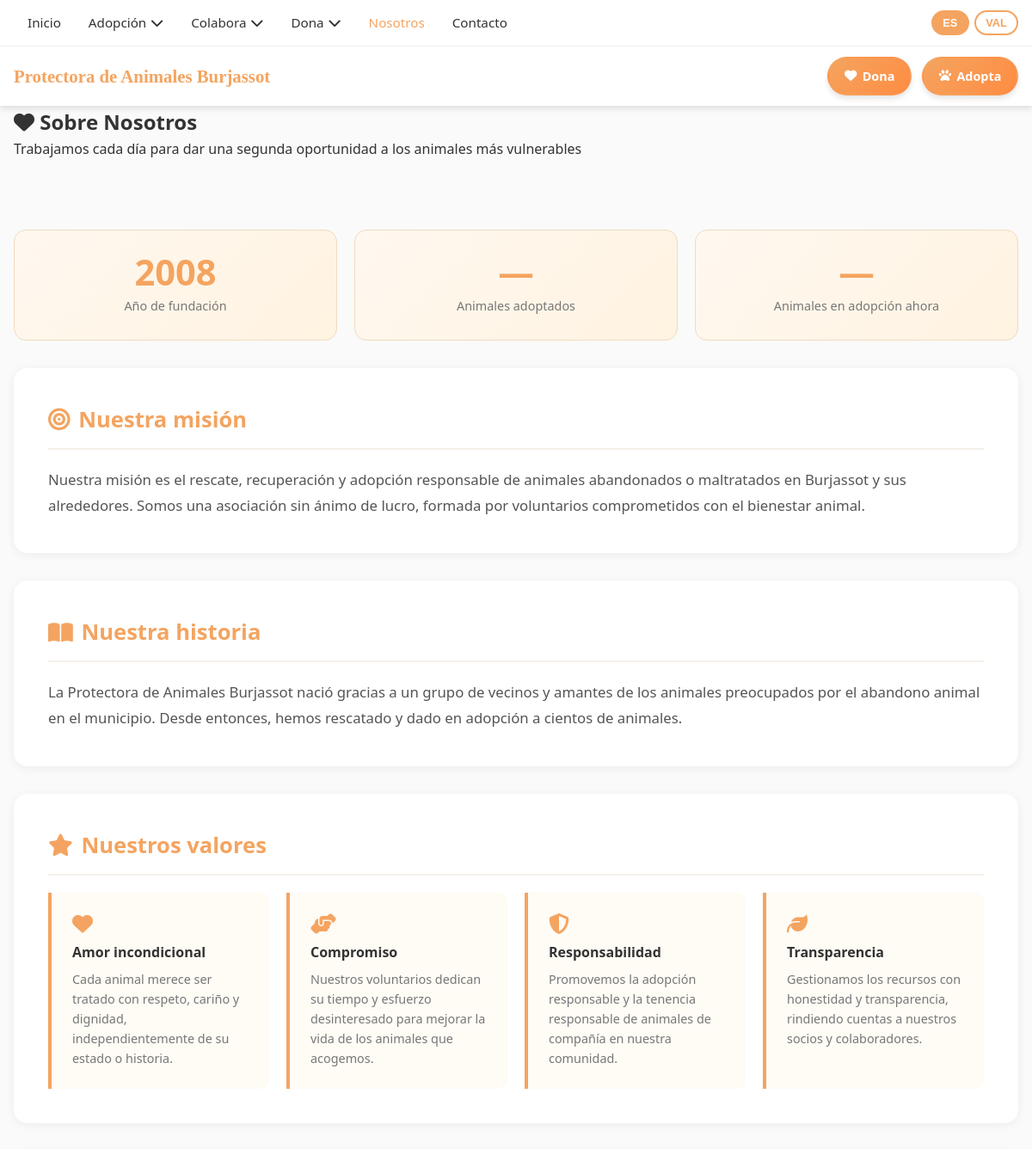
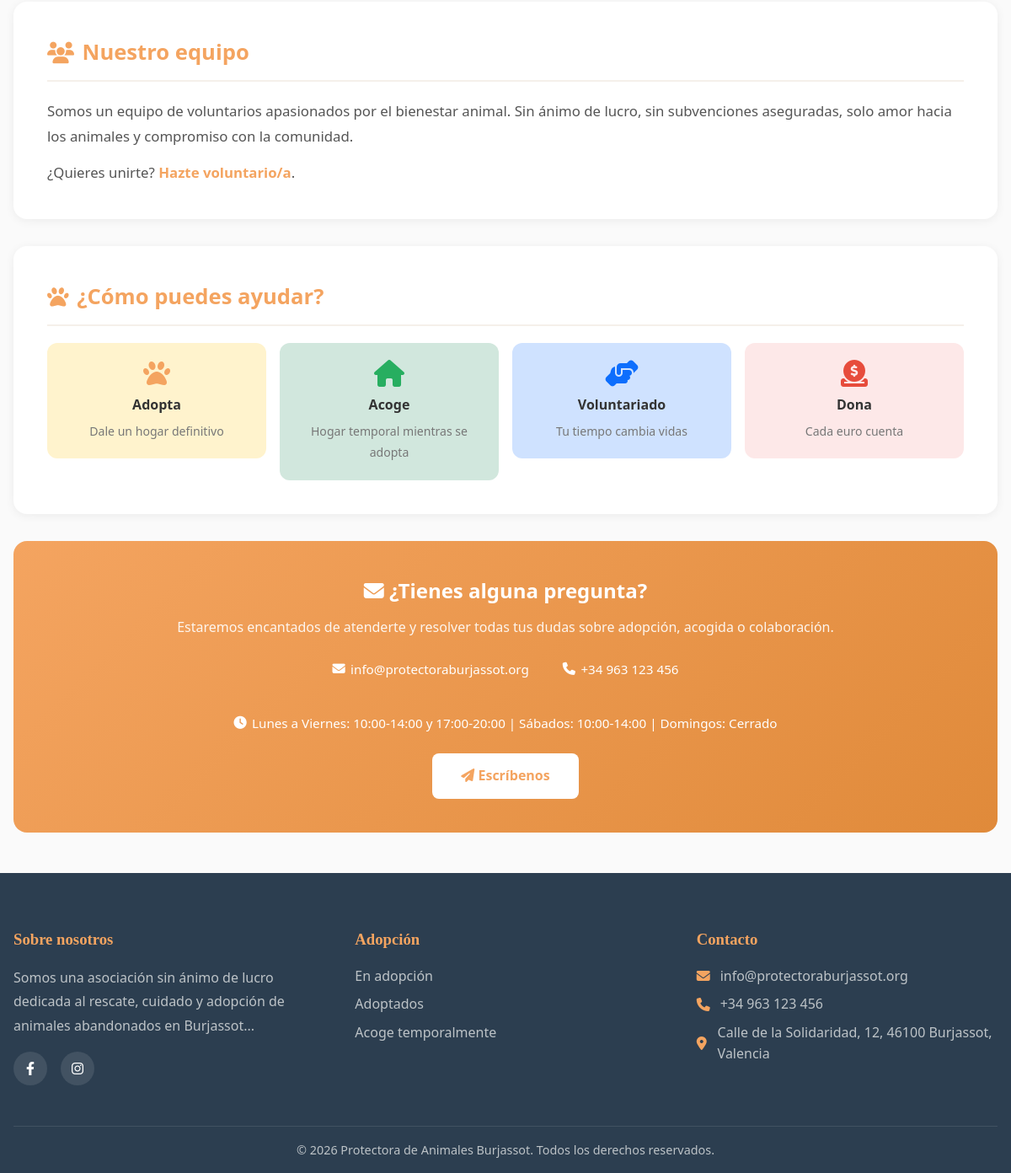
The page /nosotros on the database its author committed (2 pictures, top to bottom).
### tables this page shows
CREATE TABLE site_settings (
                key TEXT PRIMARY KEY,
                value TEXT,
                updated_at TIMESTAMP DEFAULT CURRENT_TIMESTAMP
            );

### admin/app.py (the view)
@app.route('/nosotros')
def public_nosotros():
    db = get_db()
    settings = {r['key']: r['value'] for r in db.execute('SELECT key, value FROM site_settings').fetchall()}
    return render_template('nosotros.html', settings=settings)

### admin/templates/nosotros.html (shortened to what this page needs)
<!DOCTYPE html>
<html lang="es">
<head>
    <link rel="stylesheet" href="/css/styles.css">
    <link rel="stylesheet" href="https://cdnjs.cloudflare.com/ajax/libs/font-awesome/6.4.0/css/all.min.css">
</head>
<body>
    <header class="header">
        <div class="header-topbar">
            <div class="container">
                <nav class="main-nav">
                    <ul>
                        <li><a href="/">Inicio</a></li>
                        <li class="dropdown">
                            <a href="/pages/adopcion.html">Adopción <i class="fas fa-chevron-down"></i></a>
                        </li>
                        <li class="dropdown">
                            <a href="/pages/colabora.html">Colabora <i class="fas fa-chevron-down"></i></a>
                        </li>
                        <li class="dropdown">
                            <a href="/pages/dona.html">Dona <i class="fas fa-chevron-down"></i></a>
                        </li>
                        <li><a href="/nosotros" class="active">Nosotros</a></li>
                        <li><a href="/pages/contacto.html">Contacto</a></li>
                    </ul>
                </nav>
                <div class="language-selector">
                    <button class="lang-btn active" data-lang="es">ES</button>
                    <button class="lang-btn" data-lang="val">VAL</button>
                </div>
            </div>
        </div>
        <div class="header-brand">
            <div class="container">
                <div class="logo">
                    <h1>Protectora de Animales Burjassot</h1>
                </div>
                <div class="main-actions">
                    <a href="/pages/dona.html" class="btn btn-primary"><i class="fas fa-heart"></i> Dona</a>
                    <a href="/pages/adopcion.html" class="btn btn-primary"><i class="fas fa-paw"></i> Adopta</a>
                </div>
            </div>
        </div>
    </header>
    <section class="page-header">
        <div class="container">
            <h1><i class="fas fa-heart"></i> {{ settings.get('about_title', 'Sobre Nosotros') }}</h1>
            <p>{{ settings.get('about_subtitle', 'Trabajamos cada día para dar una segunda oportunidad a los animales más vulnerables') }}</p>
        </div>
    </section>
    <section style="padding: 3rem 0;">
        <div class="container">
            <div class="stats-grid">
                {% if settings.get('about_founded_year') %}
                <div class="stat-card">
                    <span class="stat-number">{{ settings.get('about_founded_year') }}</span>
                    <span class="stat-label">Año de fundación</span>
                </div>
                {% endif %}
                <div class="stat-card" id="stat-adoption">
                    <span class="stat-number" id="stat-adopted-count">—</span>
                    <span class="stat-label">Animales adoptados</span>
                </div>
                <div class="stat-card" id="stat-adoption2">
                    <span class="stat-number" id="stat-current-count">—</span>
                    <span class="stat-label">Animales en adopción ahora</span>
                </div>
            </div>
            {% if settings.get('about_mission') %}
            <div class="about-section">
                <h2><i class="fas fa-bullseye"></i> Nuestra misión</h2>
                <p>{{ settings.get('about_mission') }}</p>
            </div>
            {% endif %}
            {% if settings.get('about_history') %}
            <div class="about-section">
                <h2><i class="fas fa-book-open"></i> Nuestra historia</h2>
                <p>{{ settings.get('about_history') }}</p>
            </div>
            {% endif %}
            <div class="about-section">
                <h2><i class="fas fa-star"></i> Nuestros valores</h2>
                <div class="values-grid">
                    <div class="value-card">
                        <i class="fas fa-heart"></i>
                        <h4>Amor incondicional</h4>
                        <p>Cada animal merece ser tratado con respeto, cariño y dignidad, independientemente de su estado o historia.</p>
                    </div>
                    <div class="value-card">
                        <i class="fas fa-hands-helping"></i>
                        <h4>Compromiso</h4>
                        <p>Nuestros voluntarios dedican su tiempo y esfuerzo desinteresado para mejorar la vida de los animales que acogemos.</p>
                    </div>
                    <div class="value-card">
                        <i class="fas fa-shield-alt"></i>
                        <h4>Responsabilidad</h4>
                        <p>Promovemos la adopción responsable y la tenencia responsable de animales de compañía en nuestra comunidad.</p>
                    </div>
                    <div class="value-card">
                        <i class="fas fa-leaf"></i>
                        <h4>Transparencia</h4>
                        <p>Gestionamos los recursos con honestidad y transparencia, rindiendo cuentas a nuestros socios y colaboradores.</p>
                    </div>
                </div>
            </div>
            {% if settings.get('about_team') %}
            <div class="about-section">
                <h2><i class="fas fa-users"></i> Nuestro equipo</h2>
                <p>{{ settings.get('about_team') }}</p>
            </div>
            {% else %}
            <div class="about-section">
                <h2><i class="fas fa-users"></i> Nuestro equipo</h2>
                <p>Somos un equipo de voluntarios apasionados por el bienestar animal. Sin ánimo de lucro, sin subvenciones aseguradas, solo amor hacia los animales y compromiso con la comunidad.</p>
                <p style="margin-top:.75rem;">¿Quieres unirte? <a href="/pages/colabora.html#voluntariado" style="color:#F4A460; font-weight:600;">Hazte voluntario/a</a>.</p>
            </div>
            {% endif %}
            <div class="about-section">
                <h2><i class="fas fa-paw"></i> ¿Cómo puedes ayudar?</h2>
                <div style="display:grid; grid-template-columns:repeat(auto-fit, minmax(200px, 1fr)); gap:1rem; margin-top:.5rem;">
                    <a href="/pages/adopcion.html" style="text-decoration:none;">
                        <div style="background:#fff3cd; border-radius:12px; padding:1.25rem; text-align:center; transition:.2s;"
                             onmouseover="this.style.transform='translateY(-3px)'" onmouseout="this.style.transform=''">
                            <i class="fas fa-paw" style="font-size:2rem; color:#F4A460; margin-bottom:.6rem; display:block;"></i>
                            <strong style="color:#333; display:block;">Adopta</strong>
                            <p style="margin:.3rem 0 0; color:#777; font-size:.88rem;">Dale un hogar definitivo</p>
                        </div>
                    </a>
                    <a href="/pages/acogida.html" style="text-decoration:none;">
                        <div style="background:#d1e7dd; border-radius:12px; padding:1.25rem; text-align:center; transition:.2s;"
                             onmouseover="this.style.transform='translateY(-3px)'" onmouseout="this.style.transform=''">
                            <i class="fas fa-home" style="font-size:2rem; color:#27ae60; margin-bottom:.6rem; display:block;"></i>
                            <strong style="color:#333; display:block;">Acoge</strong>
                            <p style="margin:.3rem 0 0; color:#777; font-size:.88rem;">Hogar temporal mientras se adopta</p>
                        </div>
                    </a>
                    <a href="/pages/colabora.html#voluntariado" style="text-decoration:none;">
                        <div style="background:#cfe2ff; border-radius:12px; padding:1.25rem; text-align:center; transition:.2s;"
                             onmouseover="this.style.transform='translateY(-3px)'" onmouseout="this.style.transform=''">
                            <i class="fas fa-hands-helping" style="font-size:2rem; color:#0d6efd; margin-bottom:.6rem; display:block;"></i>
                            <strong style="color:#333; display:block;">Voluntariado</strong>
                            <p style="margin:.3rem 0 0; color:#777; font-size:.88rem;">Tu tiempo cambia vidas</p>
                        </div>
                    </a>
                    <a href="/pages/dona.html" style="text-decoration:none;">
                        <div style="background:#fde8e8; border-radius:12px; padding:1.25rem; text-align:center; transition:.2s;"
                             onmouseover="this.style.transform='translateY(-3px)'" onmouseout="this.style.transform=''">
                            <i class="fas fa-donate" style="font-size:2rem; color:#e74c3c; margin-bottom:.6rem; display:block;"></i>
                            <strong style="color:#333; display:block;">Dona</strong>
                            <p style="margin:.3rem 0 0; color:#777; font-size:.88rem;">Cada euro cuenta</p>
                        </div>
                    </a>
                </div>
            </div>
            <div class="contact-highlight">
                <h2><i class="fas fa-envelope"></i> ¿Tienes alguna pregunta?</h2>
                <p>Estaremos encantados de atenderte y resolver todas tus dudas sobre adopción, acogida o colaboración.</p>
                <div class="info-row">
                    {% if settings.get('contact_email') %}
                    <span><i class="fas fa-envelope"></i> {{ settings.get('contact_email') }}</span>
                    {% endif %}
                    {% if settings.get('contact_phone') %}
                    <span><i class="fas fa-phone"></i> {{ settings.get('contact_phone') }}</span>
                    {% endif %}
                    {% if settings.get('contact_hours') %}
                    <span><i class="fas fa-clock"></i> {{ settings.get('contact_hours') }}</span>
                    {% endif %}
                </div>
                <a href="/pages/contacto.html" class="btn" style="background:white; color:#F4A460; font-weight:700; padding:.75rem 2rem; border-radius:8px; text-decoration:none; font-size:1rem;">
                    <i class="fas fa-paper-plane"></i> Escríbenos
                </a>
            </div>
        </div>
    </section>
    <footer class="footer">
        <div class="container">
            <div class="footer-content">
                <div class="footer-section">
                    <h3>Sobre nosotros</h3>
                    <p>{{ settings.get('shelter_description', 'Somos una protectora de animales sin ánimo de lucro.') | truncate(120) }}</p>
                    <div class="footer-social">
                        {% if settings.get('social_facebook') %}
                        <a href="{{ settings.get('social_facebook') }}" target="_blank"><i class="fab fa-facebook-f"></i></a>
                        {% endif %}
                        {% if settings.get('social_instagram') %}
                        <a href="{{ settings.get('social_instagram') }}" target="_blank"><i class="fab fa-instagram"></i></a>
                        {% endif %}
                    </div>
                </div>
                <div class="footer-section">
                    <h3>Adopción</h3>
                    <ul>
                        <li><a href="/pages/adopcion.html">En adopción</a></li>
                        <li><a href="/pages/adoptados.html">Adoptados</a></li>
                        <li><a href="/pages/acogida.html">Acoge temporalmente</a></li>
                    </ul>
                </div>
                <div class="footer-section">
                    <h3>Contacto</h3>
                    <ul class="contact-info">
                        <li><i class="fas fa-envelope"></i> {{ settings.get('contact_email', 'info@protectoraburjassot.org') }}</li>
                        <li><i class="fas fa-phone"></i> {{ settings.get('contact_phone', '+34 XXX XXX XXX') }}</li>
                        <li><i class="fas fa-map-marker-alt"></i> {{ settings.get('contact_address', 'Burjassot, Valencia') }}</li>
                    </ul>
                </div>
            </div>
            <div class="footer-bottom">
                <p>&copy; 2026 Protectora de Animales Burjassot. Todos los derechos reservados.</p>
            </div>
        </div>
    </footer>
</body>
</html>

### rows shown on the page
site_settings: get "Sobre Nosotros"
site_settings: get "Trabajamos cada día para dar una segunda oportunidad a los animales más vulnerables"
site_settings: get "2008"
site_settings: get "Nuestra misión es el rescate, recuperación y adopción responsable de animales abandonados o maltratados en Burjassot y sus alrededores. Somos una asociación sin ánimo de lucro, formada por voluntarios comprometidos con el bienestar animal."
site_settings: get "La Protectora de Animales Burjassot nació gracias a un grupo de vecinos y amantes de los animales preocupados por el abandono animal en el municipio. Desde entonces, hemos rescatado y dado en adopción a cientos de animales."
site_settings: get "info@protectoraburjassot.org"
site_settings: get "+34 963 123 456"
site_settings: get "Lunes a Viernes: 10:00-14:00 y 17:00-20:00 | Sábados: 10:00-14:00 | Domingos: Cerrado"
site_settings: get "Somos una asociación sin ánimo de lucro dedicada al rescate, cuidado y adopción de animales abandonados en Burjassot..."
site_settings: get "Calle de la Solidaridad, 12, 46100 Burjassot, Valencia"
